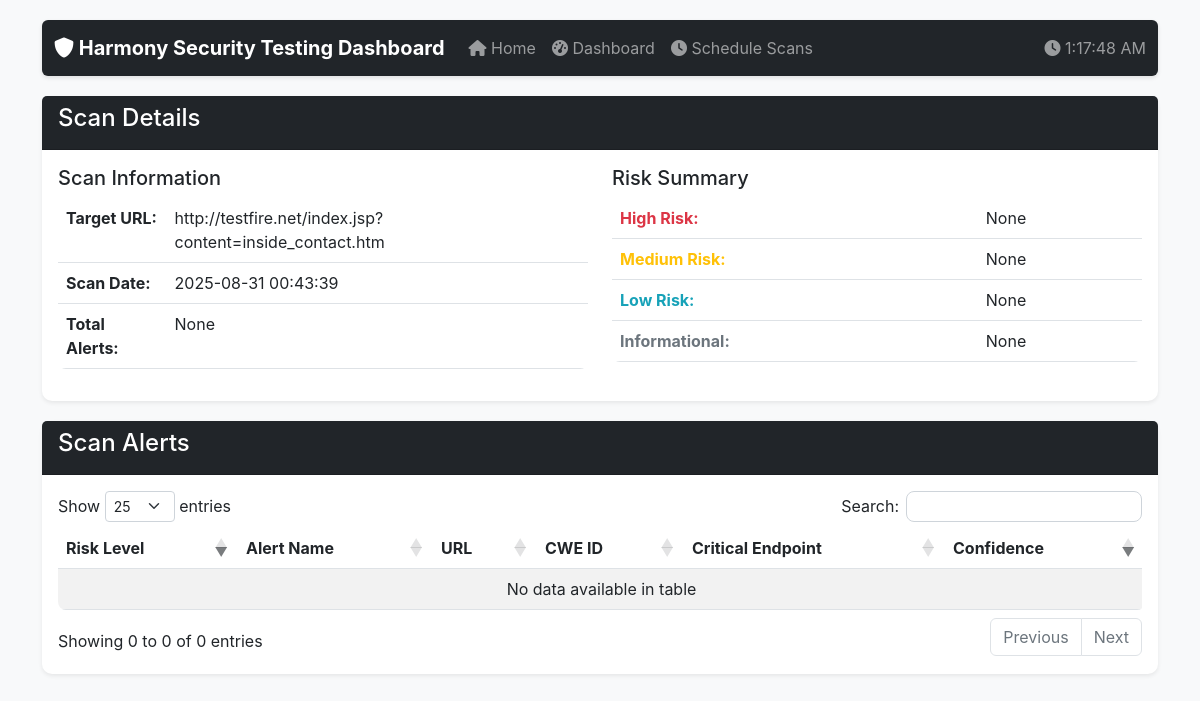
The page /scan/9 on the database as committed earlier.
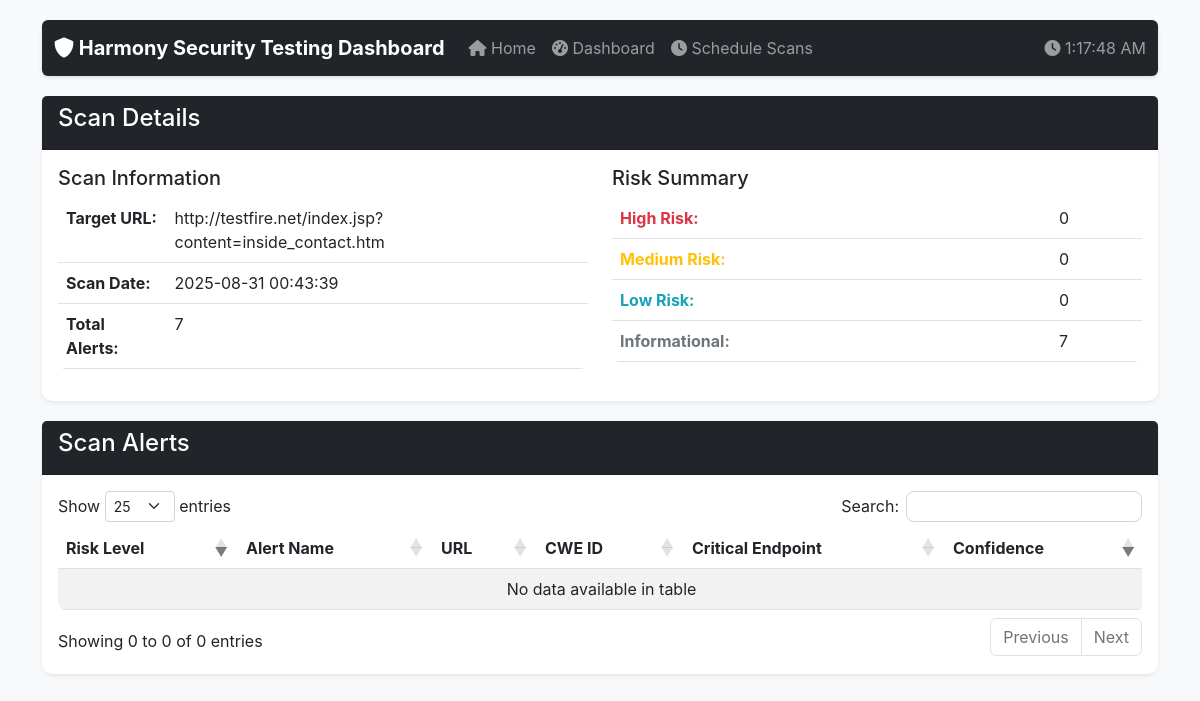
The same page on the database as committed later.
### tables this page shows
CREATE TABLE scans (
                id INTEGER PRIMARY KEY,
                target_url TEXT NOT NULL,
                scan_date TEXT NOT NULL,
                total_alerts INTEGER,
                high_risk INTEGER,
                medium_risk INTEGER,
                low_risk INTEGER,
                info_risk INTEGER,
                status TEXT DEFAULT 'Completed',
                duration INTEGER DEFAULT 0,
                scan_type TEXT DEFAULT 'Full'
            , progress INTEGER DEFAULT 0, scheduled_scan_id INTEGER REFERENCES scheduled_scans(id));

### app.py (the view)
@app.route('/scan/<int:scan_id>')
def scan_details(scan_id):
    conn = get_db_connection()
    scan = conn.execute('SELECT * FROM scans WHERE id = ?', (scan_id,)).fetchone()
    if not scan:
        conn.close()
        return "Scan not found", 404
    conn.close()
    return render_template('scan_details.html', scan=dict(scan))

### app.py (called while the page is built)
def get_db_connection():
    try:
        conn = sqlite3.connect(DB_PATH)
        conn.row_factory = sqlite3.Row
        return conn
    except Exception as e:
        logger.error(f"Database connection error: {e}")
        raise

### templates/scan_details.html (shortened to what this page needs)
{% extends "base.html" %}
{% block content %}
<div class="row">
    <div class="col-md-12">
        <div class="card">
            <div class="card-header bg-dark text-white">
                <h4>Scan Details</h4>
            </div>
            <div class="card-body">
                <div class="row">
                    <div class="col-md-6">
                        <h5>Scan Information</h5>
                        <table class="table">
                            <tr>
                                <th>Target URL:</th>
                                <td>{{ scan.target_url }}</td>
                            </tr>
                            <tr>
                                <th>Scan Date:</th>
                                <td>{{ scan.scan_date }}</td>
                            </tr>
                            <tr>
                                <th>Total Alerts:</th>
                                <td>{{ scan.total_alerts }}</td>
                            </tr>
                        </table>
                    </div>
                    <div class="col-md-6">
                        <h5>Risk Summary</h5>
                        <table class="table">
                            <tr>
                                <th class="risk-high">High Risk:</th>
                                <td>{{ scan.high_risk }}</td>
                            </tr>
                            <tr>
                                <th class="risk-medium">Medium Risk:</th>
                                <td>{{ scan.medium_risk }}</td>
                            </tr>
                            <tr>
                                <th class="risk-low">Low Risk:</th>
                                <td>{{ scan.low_risk }}</td>
                            </tr>
                            <tr>
                                <th class="risk-info">Informational:</th>
                                <td>{{ scan.info_risk }}</td>
                            </tr>
                        </table>
                    </div>
                </div>
            </div>
        </div>
    </div>
</div>
<div class="row">
    <div class="col-md-12">
        <div class="card">
            <div class="card-header bg-dark text-white">
                <h4>Scan Alerts</h4>
            </div>
            <div class="card-body">
                <div class="table-responsive">
                    <table id="scanAlertsTable" class="table table-striped table-hover">
                        <thead>
                            <tr>
                                <th>Risk Level</th>
                                <th>Alert Name</th>
                                <th>URL</th>
                                <th>CWE ID</th>
                                <th>Critical Endpoint</th>
                                <th>Confidence</th>
                            </tr>
                        </thead>
                        <tbody>
                        </tbody>
                    </table>
                </div>
            </div>
        </div>
    </div>
</div>
{% endblock %}

### templates/base.html (shortened to what this page needs)
<!DOCTYPE html>
<html lang="en">
<head>
    <link href="https://cdn.jsdelivr.net/npm/bootstrap@5.2.0/dist/css/bootstrap.min.css" rel="stylesheet">
    <link rel="stylesheet" href="https://cdn.datatables.net/1.11.5/css/dataTables.bootstrap5.min.css">
    <link rel="stylesheet" href="https://cdnjs.cloudflare.com/ajax/libs/font-awesome/6.0.0/css/all.min.css">
</head>
<body>
    <div class="container">
        <nav class="navbar navbar-expand-lg navbar-dark bg-dark rounded">
            <div class="container-fluid">
                <a class="navbar-brand" href="/">
                    <i class="fas fa-shield-alt"></i> Harmony Security Testing Dashboard
                </a>
                <div class="collapse navbar-collapse" id="navbarNav">
                    <ul class="navbar-nav">
                        <li class="nav-item">
                            <a class="nav-link" href="/">
                                <i class="fas fa-home"></i> Home
                            </a>
                        </li>
                        <li class="nav-item">
                            <a class="nav-link" href="/dashboard">
                                <i class="fas fa-tachometer-alt"></i> Dashboard
                            </a>
                        </li>
                        <li class="nav-item">
                            <a class="nav-link" href="/schedule">
                                <i class="fas fa-clock"></i> Schedule Scans
                            </a>
                        </li>
                    </ul>
                    <ul class="navbar-nav ms-auto">
                        <li class="nav-item">
                            <span class="navbar-text">
                                <i class="fas fa-clock"></i> <span id="currentTime"></span>
                            </span>
                        </li>
                    </ul>
                </div>
            </div>
        </nav>
        {% block content %}{% endblock %}
    </div>
</body>
</html>

### templates/base.html (style rules this page uses)
body { padding-top: 20px; padding-bottom: 20px; background-color: #f8f9fa; font-family: -apple-system, BlinkMacSystemFont, 'Segoe UI', Roboto, sans-serif; }
.navbar { margin-bottom: 20px; box-shadow: 0 2px 4px rgba(0,0,0,0.1); }
.card { margin-bottom: 20px; box-shadow: 0 0.125rem 0.25rem rgba(0, 0, 0, 0.075); border: none; border-radius: 10px; }
.risk-high { color: #dc3545; font-weight: bold; }
.risk-medium { color: #ffc107; font-weight: bold; }
.risk-low { color: #17a2b8; font-weight: bold; }
.risk-info { color: #6c757d; font-weight: bold; }
.navbar-brand { font-weight: bold; }
.table { border-radius: 8px; overflow: hidden; }

Rows that differ between the two databases and show on the page:
changed scans "http://testfire.net/index.jsp?content=inside_contact.htm": total_alerts (not shown) → "7"; high_risk (not shown) → "0"; medium_risk (not shown) → "0"; low_risk (not shown) → "0"; info_risk (not shown) → "7"
Other text that changed with them:
{{ scan.total_alerts }}: "None" → (not shown)
{{ scan.high_risk }}: "None" → (not shown)
{{ scan.medium_risk }}: "None" → (not shown)
{{ scan.low_risk }}: "None" → (not shown)
{{ scan.info_risk }}: "None" → (not shown)
